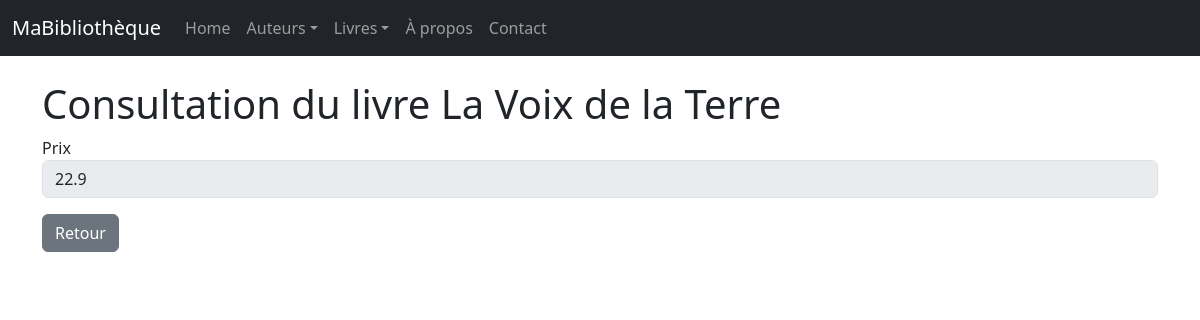
Page /livres/4/view/ on the earlier database version.
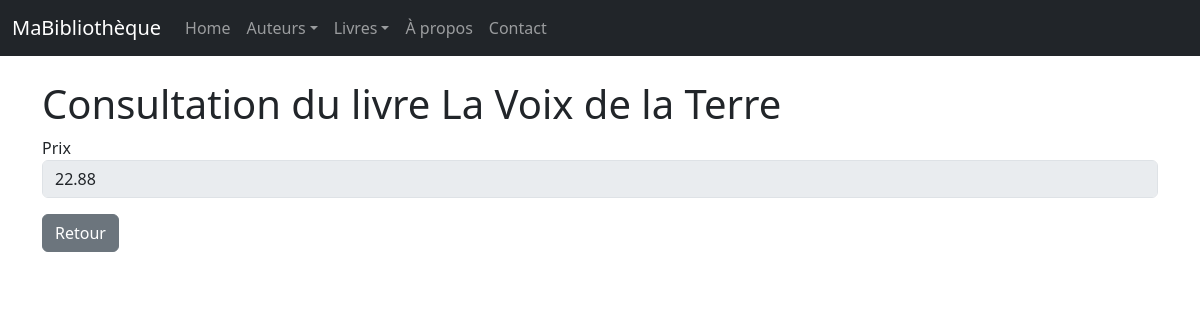
Same page on the later database version.
### monApp/models.py (models this page shows, shortened)
class Livre(db.Model):
    idL = db.Column(db.Integer,primary_key=True)
    Prix = db.Column(db.Float)
    Titre = db.Column(db.String(255))
    Url = db.Column(db.String(255))
    Img = db.Column(db.String(255))
    auteur_id = db.Column(db.Integer,db.ForeignKey("auteur.idA"))
    auteur = db.relationship("Auteur",backref =db.backref("livres",lazy="dynamic"))

### monApp/views.py (the view)
@app.route('/livres/<idL>/view/')
def viewLivre(idL):
    unLivre = Livre.query.get(idL)
    unForm = FormLivre (idL=unLivre.idL , Prix=unLivre.Prix)
    return render_template("livres_view.html",selectedLivre=unLivre, viewForm=unForm)

### monApp/forms.py
class FormLivre(FlaskForm):
    idL=HiddenField('idA')
    Prix=FloatField('Prix',validators =[DataRequired()])

### monApp/templates/livres_view.html (shortened to what this page needs)
{% extends "base.html" %}
{% block main %}
<h1 >Consultation du livre {{ selectedLivre.Titre }}</h1>
<form role="form" method="POST" action="">
    <div class="form-group mb-3">
        {{ viewForm.Prix.label }}
        {{ viewForm.Prix(size=50, disabled=True, class_="form-control") }}
    </div>
    <a href="{{ url_for('getLivres') }}" class="btn btn-secondary">Retour</a>
</form >
{% endblock %}

### monApp/templates/base.html (shortened to what this page needs)
<html>
    <head>
        <link rel="stylesheet" href="{{ url_for('static', filename='css/style.css') }}">
        <link href="https://cdn.jsdelivr.net/npm/bootstrap@5.3.0/dist/css/bootstrap.min.css" rel="stylesheet">
    </head>
    <body>
        {% block navbar %}
        <nav class="navbar navbar-expand-md navbar-dark bg-dark fixed-top">
            <div class="container-fluid">
                <a class="navbar-brand">MaBibliothèque</a>
                <div class="collapse navbar-collapse" id="mainNavbar">
                    <ul class="navbar-nav me-auto mb-2 mb-md-0">
                        <li class="nav-item">
                            <a class="nav-link" href="{{ url_for('index') }}">Home</a>
                        </li>
                        <li class="nav-item dropdown">
                            <a class="nav-link dropdown-toggle" href="#" id="auteursDropdown" role="button" data-bs-toggle="dropdown"
                            aria-expanded="false">Auteurs</a>
                        </li>
                        <li class="nav-item dropdown">
                            <a class="nav-link dropdown-toggle" href="#" id="livresDropdown" role="button" data-bs-toggle="dropdown"
                            aria-expanded="false">Livres</a>
                        </li>
                        <li class="nav-item">
                            <a class="nav-link" href="{{ url_for('about') }}">À propos</a>
                        </li>
                        <li class="nav-item">
                            <a class="nav-link" href="{{ url_for('contact') }}">Contact</a>
                        </li>
                    </ul>
                </div>
            </div>
        </nav>{% endblock %}
        {% block content %}
        <main id="main" role="main" class="container">
            {% block main %}{% endblock %}
        </main>
        {% endblock %}
    </body>
</html>

### monApp/static/style.css (style rules this page uses)
#main { margin-top: 5em; }
body { font-family: sans-serif; }
h1 { color :red; }

Differences in the rows shown:
changed Livre "La Voix de la Terre": Prix "22.9" → "22.88"
